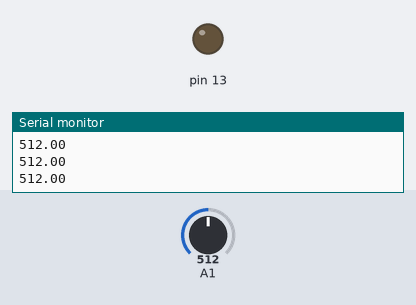
This sketch was run on a simulated Arduino Uno, built with avr-gcc and run on an emulated ATmega328P. Shown: output pins drawn as LEDs (lit = HIGH), the last lines printed to the serial monitor. The test bench sets the inputs (shaded band); at power-on: A1 = 512.

Above: at 1.2 s.
1.3 s: A1 set to 87
2.8 s: A1 set to 75
At 3.2 s:
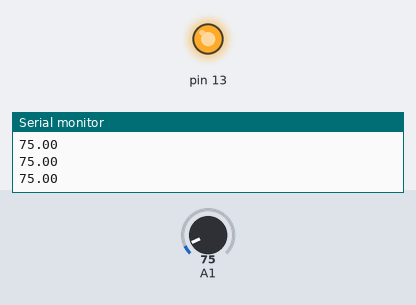
4.3 s: A1 set to 122
At 5.5 s:
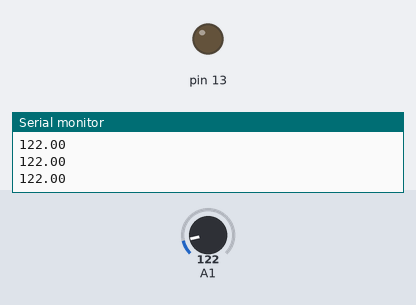
5.8 s: A1 set to 70
At 6.6 s:
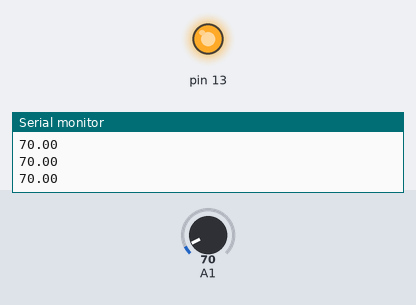
Timing chart, 0 to 8.3 s (numbered marks = the images above; inputs shaded):
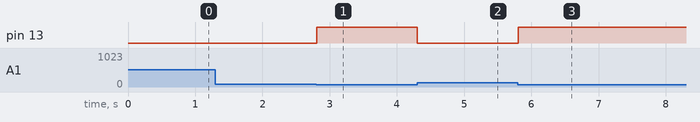

Measured:
- the behaviour switches between 80 and 79 on A1 (found by bisection; images 0 and 1)
- after the input at 2.8 s, pin 13: LOW → HIGH at once
- after the input at 4.3 s, pin 13: HIGH → LOW at once
- after the input at 5.8 s, pin 13: LOW → HIGH at once

The sketch:

CDS_LED_digital_sketch.ino
```cpp
// arduino CDS sensor and LED
// digitalWrite in LED

void setup() {
  // put your setup code here, to run once:
  pinMode(13,OUTPUT);
  pinMode(A1,INPUT);
  Serial.begin(9600);
}

void loop() {
  float cds_value = analogRead(A1);
  if(cds_value < 80){digitalWrite(13,HIGH);}
  else {digitalWrite(13, LOW);}
  //delay(50);
  Serial.println(cds_value);
}
```
